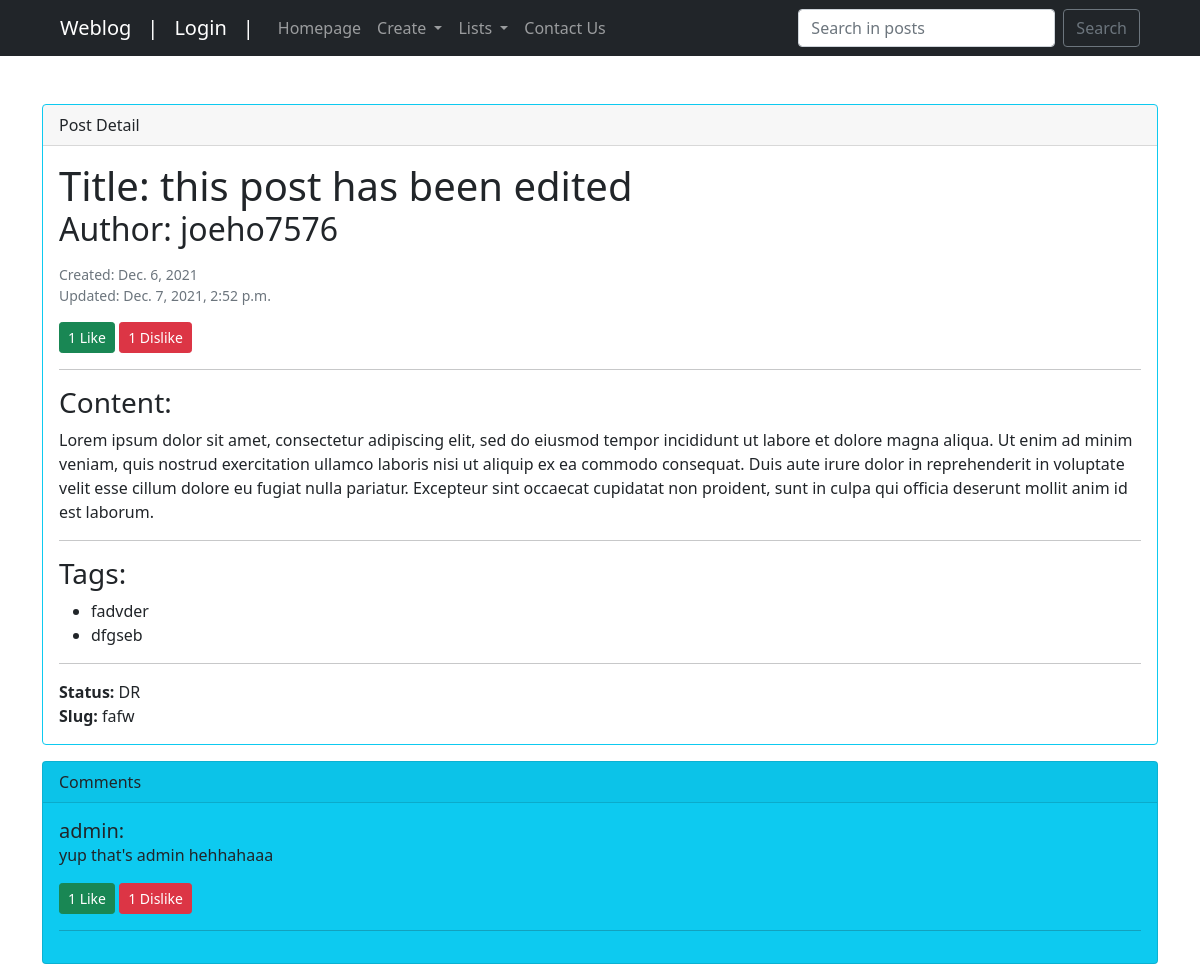
/weblog/post/fafw, run on an earlier commit of the app's database.
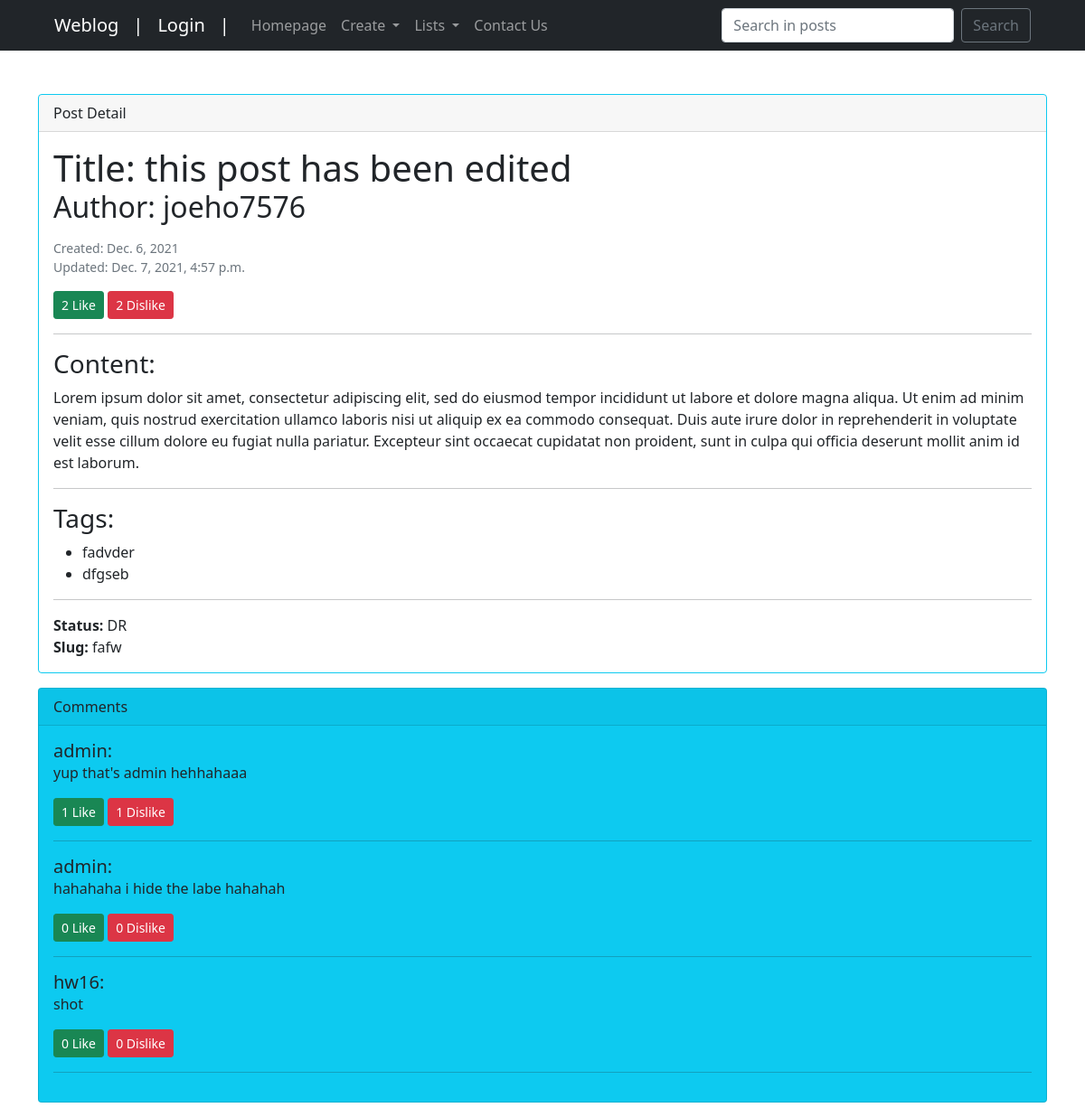
And on a later commit of the database.
### weblog/models.py (models this page shows, shortened)
class Post(models.Model):
    PU = 'PU'
    DR = 'DR'
    STATUS_CHOICE = [
        (PU, 'Published'),
        (DR, 'Draft')
    ]
    owner = models.ForeignKey(User, on_delete=models.CASCADE, verbose_name="Post Owner")
    title = models.CharField("Post Title", max_length=50)
    content = models.TextField()
    image = models.ImageField(upload_to='images', null=True)
    category = models.ManyToManyField('Category')
    created = models.DateField(auto_now_add=True, null=True)
    updated_on = models.DateTimeField(auto_now=True)
    like = models.ManyToManyField(User, related_name='post_like')
    dislike = models.ManyToManyField(User, related_name='post_dislike')
    tag = models.ManyToManyField('Tag')
    slug = models.SlugField(max_length=255, unique=True, null=True, blank=True)
    status = models.CharField(
        max_length=2,
        choices=STATUS_CHOICE,
        default=DR
    )
    objects = models.Manager()
    published = PublishedPostsManager()
    draft = DraftPostsManager()
    def total_likes(self):
        return self.like.count()
    def total_dislikes(self):
        return self.dislike.count()

class Tag(models.Model):
    name = models.CharField(max_length=30)
    updated_on = models.DateTimeField(auto_now=True)
    def __str__(self):
        return self.name

class Comment(models.Model):
    post = models.ForeignKey(Post,on_delete=models.CASCADE)
    owner = models.ForeignKey(User, on_delete=models.CASCADE, verbose_name="Comment Owner", null=True)
    text = models.TextField()
    like = models.ManyToManyField(User, related_name='comment_like')
    dislike = models.ManyToManyField(User, related_name='comment_dislike')
    updated_on = models.DateTimeField(auto_now=True, null=True)
    @property
    def total_likes(self):
        return self.like.count()
    @property
    def total_dislikes(self):
        return self.dislike.count()

### weblog/views.py (the view)
# urls.py: path("post/<slug:slug>", post_detail, name="post_detail"),
def post_detail(request, slug):
    post = get_object_or_404(Post, slug=slug)
    form = CommentForm()
    total_likes = post.total_likes()
    total_dislikes = post.total_dislikes()
    context = {'post': post, 'form': form, 'total_likes':total_likes, 'total_dislikes':total_dislikes}
    return render(request, 'weblog/post/post_detail.html', context=context)

### weblog/forms.py
class CommentForm(forms.ModelForm):
    class Meta:
        model = Comment
        fields = ['text']
        labels = {
            'text': '',
        }
    def __init__(self, *args, **kwargs):
        super(CommentForm, self).__init__(*args, **kwargs)
        for field in self.fields:
            self.fields[field].required = False

### weblog/templates/weblog/post/post_detail.html (shortened to what this page needs)
{% extends 'weblog/index.html' %}
{% load static %}
{% block content %}
    <div class="card border-info mb-3">
        <div class="card-header">Post Detail</div>
        <div class="card-body">
            <h1 class="card-title mb-0">Title: {{post.title}}</h1>
            <h2 class="card-title">Author: {{post.owner}}</h2>
            <p class="card-text mb-0 mt-3"><small class="text-muted">Created: {{post.created}}</small></p>
            <p class="card-text mb-0"><small class="text-muted">Updated: {{post.updated_on}}</small></p>
            {% if user.is_authenticated %}
                <form action="{% url 'weblog:post_stuff' post.slug %}" method="post">{% csrf_token %}
                    <input type="hidden" name="next" value="{{ request.path }}">
                    <button class="btn btn-success btn-sm mt-3" type="submit" name="post_like" value="{{post.slug}}">{{total_likes}} Like</button>
                    <button class="btn btn-danger btn-sm mt-3" type="submit" name="post_dislike" value="{{post.slug}}">{{total_dislikes}} Dislike</button>
                <form/>
            {% else %}
                <button class="btn btn-success btn-sm mt-3" >{{total_likes}} Like</button>
                <button class="btn btn-danger btn-sm mt-3" >{{total_dislikes}} Dislike</button>
            {% endif %}
            <hr/>
            <h3 class="card-title">Content:</h3>
            <p class="card-text">{{post.content}}</p>
            <hr/>
            <h3 class="card-title">Tags:</h3>
            <ul>
                {% for tag in post.tag.all %}
                    <li>{{tag}}</li>
                {% endfor %}
            </ul>
            <hr/>
            <p class="card-text mb-0 mt-3"><b>Status:</b> {{post.status}}</p>
            <p class="card-text mb-0"><b>Slug:</b> {{post.slug}}</p>
        </div>
    </div>
    {% load crispy_forms_tags %}
    <div class="card text-dark bg-info mb-3">
        <div class="card-header">Comments</div>
        <div class="card-body">
            {% for comment in post.comment_set.all %}
                <h5 class="card-title mb-0">{{comment.owner}}: </h5>
                <p class="card-text">{{comment.text}}</p>
                {% if user.is_authenticated %}
                    <form action="" method="post">{% csrf_token %}
                        <button class="btn btn-success btn-sm" type="submit" name="comment_like" value="{{comment.id}}">{{ comment.total_likes }} Like</button>
                        <button class="btn btn-danger btn-sm" type="submit" name="comment_dislike" value="{{comment.id}}">{{ comment.total_dislikes }} Dislike</button>
                    <form/>
                {% else %}
                    <button class="btn btn-success btn-sm">{{ comment.total_likes }} Like</button>
                    <button class="btn btn-danger btn-sm">{{ comment.total_dislikes }} Dislike</button>
                {% endif %}
                <hr>
            {% endfor %}
        </div>
    </div>
{% endblock content %}

### weblog/templates/weblog/index.html (shortened to what this page needs)
{% load static %}
<html lang="en">
    <head>
        <link href="{% static 'weblog/css/styles.css' %}" rel="stylesheet" />
    </head>
    <body>
        <nav class="navbar navbar-expand-lg navbar-dark bg-dark">
            <div class="container-fluid mx-5">
                <a class="navbar-brand" href="{% url 'weblog:post_list' %}">Weblog</a>
                <div class="collapse navbar-collapse" id="navbarSupportedContent">
                    <ul class="navbar-nav me-auto mb-2 mb-lg-0">
                        <a class="navbar-brand"> | </a>
                        {% if user.is_authenticated %}
                            <a class="navbar-brand" href="{% url 'weblog:dashboard' %}">{{user.username}}</a>
                            <a class="navbar-brand" href="{% url 'weblog:logout' %}">Logout</a>
                        {% else %}
                            <a class="navbar-brand" href="{% url 'weblog:login' %}">Login</a>
                        {% endif %}
                        <a class="navbar-brand"> | </a>
                        <li class="nav-item">
                            <a class="nav-link" href="{% url 'weblog:post_list' %}">Homepage</a>
                        </li>
                        <li class="nav-item dropdown">
                            <a class="nav-link dropdown-toggle" id="navbarDropdown" role="button" data-bs-toggle="dropdown" aria-expanded="false">
                            Create
                            </a>
                        </li>
                        <li class="nav-item dropdown">
                            <a class="nav-link dropdown-toggle" id="navbarDropdown" role="button" data-bs-toggle="dropdown" aria-expanded="false">
                            Lists
                            </a>
                        </li>
                        <li class="nav-item">
                            <a class="nav-link" href="{% url 'weblog:contact' %}">Contact Us</a>
                        </li>
                    </ul>
                    <form class="d-flex" style="margin-bottom: 0px;" action="{% url 'weblog:search_index' %}" method="post">{% csrf_token %}
                        <input class="form-control me-2" name='searched' type="search" placeholder="Search in posts" aria-label="Search">
                        <button class="btn btn-outline-secondary" type="submit">Search</button>
                    </form>
                </div>
            </div>
        </nav>
        <div class="container">
            <div class="row">
                <div class="col-lg-12 mt-5">
                    {% block content %}{% endblock content %}
                </div>
            </div>
        </div>
    </body>
</html>

What changed in the data, as far as the page shows it:
changed Post "this post has been edited": updated_on "Dec. 7, 2021, 2:52 p.m." → "Dec. 7, 2021, 4:57 p.m."
added Comment: owner "admin", text "hahahaha i hide the labe hahahah", total_likes "0", total_dislikes "0"
added Comment: owner "hw16", text "shot", total_likes "0", total_dislikes "0"
Also different on the page:
{{ total_likes }}: "1" → "2"
{{ total_dislikes }}: "1" → "2"
